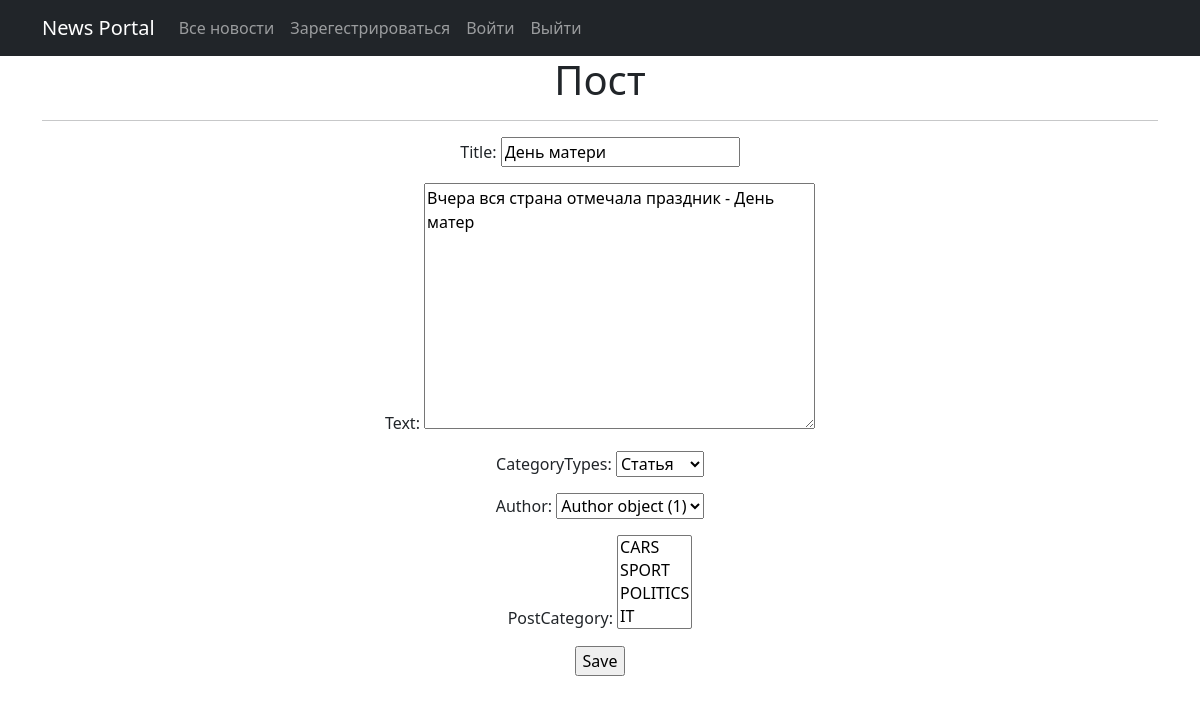
The page /news_id/6/update/ (signed in) on the database its author committed.
### news/models.py (models this page shows, shortened)
class Post(models.Model):
    author = models.ForeignKey(Author, on_delete=models.CASCADE)
    ARTICLE = "AR"
    NEWS = "NW"
    CATEGORY_CHOICES = (
        (ARTICLE, "Статья"),
        (NEWS, "Новость")
    )
    categoryTypes = models.CharField(max_length=2, choices=CATEGORY_CHOICES, default=ARTICLE)
    dateCreation = models.DateTimeField(auto_now_add=True)
    postCategory = models.ManyToManyField(Category, through="PostCategory")
    title = models.CharField(max_length=256)
    text = models.TextField()
    rating = models.IntegerField(default=0)

### news/views.py (the view)
# urls.py: path('<int:pk>/update/', PostUpdate.as_view(), name='post_update'),
class PostUpdate(PermissionRequiredMixin, UpdateView):
    permission_required = ('news.update_post',)
    form_class = PostForm
    model = Post
    template_name = 'post_edit.html'

### news/forms.py (shortened to what this page needs)
class PostForm(forms.ModelForm):
    class Meta:
        model = Post
        fields = [
            'title',
            'text',
            'categoryTypes',
            'author',
            'postCategory'
        ]

### news/models.py (called while the page is built)
    def __str__(self):
        return self.name

### news/templates/post_edit.html (shortened to what this page needs)
{% extends 'flatpages/default.html' %}
{% block content %}
<h1>Пост</h1>
<hr>
<form action="" method="post">
    {{ form.as_p}}
    <input type="submit" value="Save" />
</form>
{% endblock content %}

### rows shown on the page
Post: title "День матери", text "Вчера вся страна отмечала праздник - День матер", categoryTypes "Статья", author "Author object (1)"
